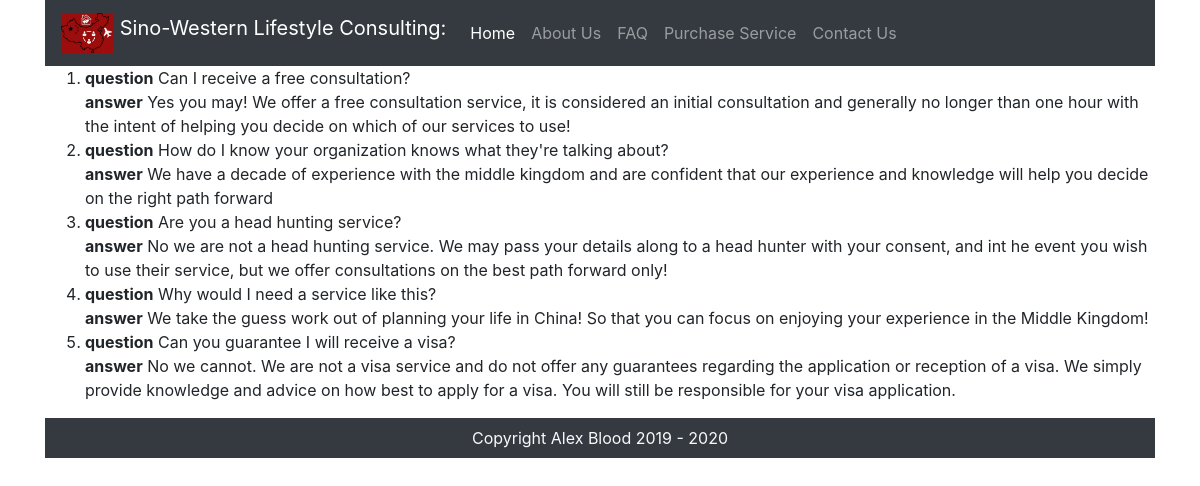
Page /index.php?page=faq on the committed database.
### tables this page shows
CREATE TABLE `qanda` (
  `qid` int(11) NOT NULL,
  `question` varchar(100) NOT NULL,
  `answer` varchar(500) NOT NULL
);

### model/Page.class.php (called while the page is built)
<?php
class Page {
  public function header(){
    require_once APPROOT."/view/include/header.php";
  }
  public function viewToLoad($page){
    require_once APPROOT."/view/".$page.".php";
  }
  public function footer(){
    require_once APPROOT."/view/include/footer.php";
  }
}

### index.php (called while the page is built, shortened)
<?php
require_once APPROOT."/controller/page.php";

### model/Database.class.php (called while the page is built, shortened)
<?php
  class Database {
    private $host = DB_HOST;
    private $user = DB_USER;
    private $pass = DB_PASS;
    private $dbname = DB_NAME;
    private $dbh;
    private $stmt;
    public function __construct(){
      $dsn = 'mysql:host=' . $this->host . ';dbname=' . $this->dbname;
      $options = array(
        PDO::ATTR_PERSISTENT => true,
        PDO::ATTR_ERRMODE => PDO::ERRMODE_EXCEPTION
      );
      try{
        $this->dbh = new PDO($dsn, $this->user, $this->pass, $options);
      } catch(PDOException $e){
        $this->error = $e->getMessage();
        echo $this->error;
      }
    }
    public function query($sql){
      $this->stmt = $this->dbh->prepare($sql);
    }
    public function execute(){
      return $this->stmt->execute();
    }
    public function resultSet(){
      $this->execute();
      return $this->stmt->fetchAll(PDO::FETCH_OBJ);
    }
  }

### model/SiteDetails.class.php (called while the page is built, shortened)
<?php
class SiteDetails extends Database {
  private $db;
  public function __construct(){
    $this->db = new Database;
  }
  public function getAllQandA(){
    $this->db->query('SELECT * FROM qanda ORDER BY qid ASC');
    $returnedServices = $this->db->resultSet();
    return $returnedServices;
  }
}

### view/faq.php (the view)
<?php
$getFaqs = new SiteDetails;
$faqs = $getFaqs->getAllQandA();
 ?>
  <ol>
    <?php
    foreach ($faqs as $faq) {
      echo "<div class='question-answer'>
        <div class='question'>
        <li> <b>question</b> $faq->question
          </div>
          <div class='answer'>
            <b>answer</b> $faq->answer
          </div>
        </li>
      </div>";
    }
     ?>
  </ol>

### rows in the picture
qanda: question "Can I receive a free consultation?", answer "Yes you may! We offer a free consultation service, it is considered an initial consultation and generally no longer than one hour with the intent of helping you decide on which of our services to use!"
qanda: question "How do I know your organization knows what they're talking about?", answer "We have a decade of experience with the middle kingdom and are confident that our experience and knowledge will help you decide on the right path forward"
qanda: question "Are you a head hunting service?", answer "No we are not a head hunting service. We may pass your details along to a head hunter with your consent, and int he event you wish to use their service, but we offer consultations on the best path forward only!"
qanda: question "Why would I need a service like this?", answer "We take the guess work out of planning your life in China! So that you can focus on enjoying your experience in the Middle Kingdom!"
qanda: question "Can you guarantee I will receive a visa?", answer "No we cannot. We are not a visa service and do not offer any guarantees regarding the application or reception of a visa. We simply provide knowledge and advice on how best to apply for a visa. You will still be responsible for your visa application."
